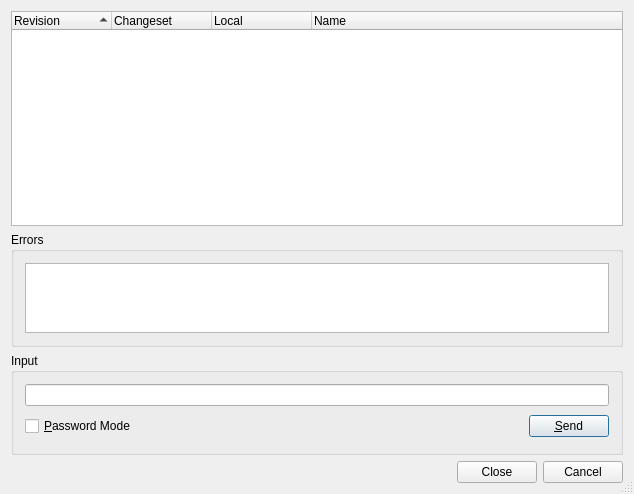
<?xml version="1.0" encoding="UTF-8"?>
<ui version="4.0">
 <class>HgTagBranchListDialog</class>
 <widget class="QDialog" name="HgTagBranchListDialog">
  <property name="geometry">
   <rect>
    <x>0</x>
    <y>0</y>
    <width>634</width>
    <height>494</height>
   </rect>
  </property>
  <property name="windowTitle">
   <string>Mercurial Tag List</string>
  </property>
  <property name="whatsThis">
   <string>&lt;b&gt;Mercurial Tag/Branch List&lt;/b&gt;
&lt;p&gt;This dialog shows a list of the projects tags or branches.&lt;/p&gt;</string>
  </property>
  <property name="sizeGripEnabled">
   <bool>true</bool>
  </property>
  <layout class="QVBoxLayout">
   <item>
    <widget class="QTreeWidget" name="tagList">
     <property name="sizePolicy">
      <sizepolicy hsizetype="Expanding" vsizetype="Expanding">
       <horstretch>0</horstretch>
       <verstretch>2</verstretch>
      </sizepolicy>
     </property>
     <property name="whatsThis">
      <string>&lt;b&gt;Tag/Branches List&lt;/b&gt;
&lt;p&gt;This shows a list of the projects tags or branches.&lt;/p&gt;</string>
     </property>
     <property name="alternatingRowColors">
      <bool>true</bool>
     </property>
     <property name="rootIsDecorated">
      <bool>false</bool>
     </property>
     <property name="itemsExpandable">
      <bool>false</bool>
     </property>
     <property name="sortingEnabled">
      <bool>true</bool>
     </property>
     <column>
      <property name="text">
       <string>Revision</string>
      </property>
     </column>
     <column>
      <property name="text">
       <string>Changeset</string>
      </property>
     </column>
     <column>
      <property name="text">
       <string>Local</string>
      </property>
     </column>
     <column>
      <property name="text">
       <string>Name</string>
      </property>
     </column>
    </widget>
   </item>
   <item>
    <widget class="QGroupBox" name="errorGroup">
     <property name="sizePolicy">
      <sizepolicy hsizetype="Preferred" vsizetype="Expanding">
       <horstretch>0</horstretch>
       <verstretch>1</verstretch>
      </sizepolicy>
     </property>
     <property name="title">
      <string>Errors</string>
     </property>
     <layout class="QVBoxLayout">
      <item>
       <widget class="QTextEdit" name="errors">
        <property name="readOnly">
         <bool>true</bool>
        </property>
        <property name="acceptRichText">
         <bool>false</bool>
        </property>
       </widget>
      </item>
     </layout>
    </widget>
   </item>
   <item>
    <widget class="QGroupBox" name="inputGroup">
     <property name="title">
      <string>Input</string>
     </property>
     <layout class="QGridLayout">
      <item row="1" column="1">
       <spacer>
        <property name="orientation">
         <enum>Qt::Horizontal</enum>
        </property>
        <property name="sizeType">
         <enum>QSizePolicy::Expanding</enum>
        </property>
        <property name="sizeHint" stdset="0">
         <size>
          <width>327</width>
          <height>29</height>
         </size>
        </property>
       </spacer>
      </item>
      <item row="1" column="2">
       <widget class="QPushButton" name="sendButton">
        <property name="toolTip">
         <string>Press to send the input to the hg process</string>
        </property>
        <property name="text">
         <string>&amp;Send</string>
        </property>
        <property name="shortcut">
         <string>Alt+S</string>
        </property>
       </widget>
      </item>
      <item row="0" column="0" colspan="3">
       <widget class="QLineEdit" name="input">
        <property name="toolTip">
         <string>Enter data to be sent to the hg process</string>
        </property>
       </widget>
      </item>
      <item row="1" column="0">
       <widget class="QCheckBox" name="passwordCheckBox">
        <property name="toolTip">
         <string>Select to switch the input field to password mode</string>
        </property>
        <property name="text">
         <string>&amp;Password Mode</string>
        </property>
        <property name="shortcut">
         <string>Alt+P</string>
        </property>
       </widget>
      </item>
     </layout>
    </widget>
   </item>
   <item>
    <widget class="QDialogButtonBox" name="buttonBox">
     <property name="orientation">
      <enum>Qt::Horizontal</enum>
     </property>
     <property name="standardButtons">
      <set>QDialogButtonBox::Cancel|QDialogButtonBox::Close</set>
     </property>
    </widget>
   </item>
  </layout>
 </widget>
 <layoutdefault spacing="6" margin="11"/>
 <pixmapfunction>qPixmapFromMimeSource</pixmapfunction>
 <tabstops>
  <tabstop>tagList</tabstop>
  <tabstop>errors</tabstop>
  <tabstop>input</tabstop>
  <tabstop>passwordCheckBox</tabstop>
  <tabstop>sendButton</tabstop>
  <tabstop>buttonBox</tabstop>
 </tabstops>
 <resources/>
 <connections/>
</ui>
